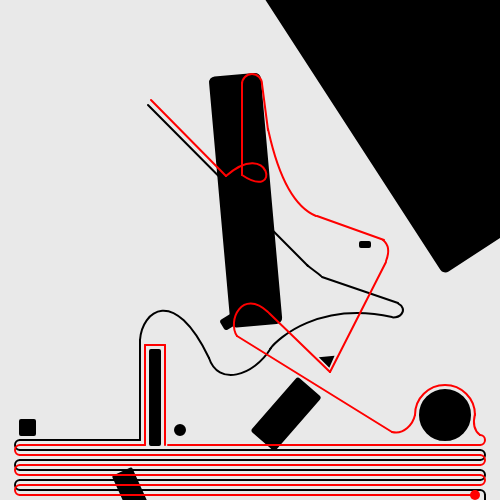
Frame 1 (no input)
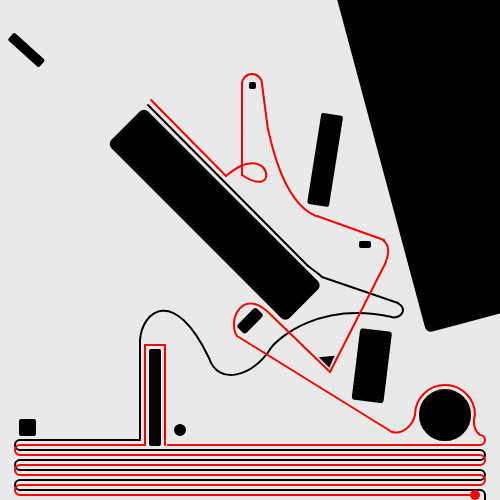
Frame 60 (no input)
Frame 120 (the mouse pressed at the canvas centre since frame 60): identical to frame 60, image omitted

The p5.js sketch that drew these frames (run headless with seeded random() and noise() and a simulated clock; from frame 60 on, the mouse is pressed at the canvas centre):

// p5.js sketch
// ── sketch.js
function setup() {
  createCanvas(500, 500);
}

function draw() {
  background((234, 239, 233));
  stroke(255, 0, 0);
  strokeWeight(1);
  //text(mouseX, 30, 30);
  //text(mouseY, 30, 10);

  //obstacles
  strokeWeight(2);
  stroke(0);
  fill(0);
  rect(150, 350, 10, 95, 1, 1);
  fill("black");
  circle(180, 430, 10);
  fill("black");
  circle(445, 415, 50);

  rect(20, 420, 15, 15, 1, 1);
  rect(250, 83, 5, 5, 1, 1);
  rect(360, 242, 10, 5, 1, 1);
  triangle(329,366,321,358,333,357)

  push();
  translate(250, 250);
  rectMode(CENTER);
  rotate(345);
  rect(350, -50, 400, 350, 0, 5);
  pop();

  //obstacles rotated
  push();
  translate(250, 250);
  rectMode(CENTER);
  rotate(45);
  rect(50, 50, 10, 25, 2, 2);
  pop();

  push();
  translate(250, 250);
  rectMode(CENTER);
  rotate(7);
  rect(135, 100, 30, 70, 2, 2);
  rotate(125);
  rect(1, 300, 8, 40, 1, 1);
  pop();

  push();
  translate(250, 250);
  rectMode(CENTER);
  rotate(135);
  rect(0, 50, 50, 250, 5, 5);
  pop();

  push();
  translate(180, 309);
  rectMode(CENTER);
  rotate(9);
  rect(120, -170, 20, 90, 1, 1);
  pop();

  noFill();
  bezier(140, 340, 142, 311, 174, 285, 209, 358);
  bezier(209, 358, 218, 386, 253, 377, 271, 348);
  bezier(270, 349, 278, 338, 320, 301, 392, 317);
  //bezier(386, 299, 397, 316, 394, 304, 381, 317);
  bezier(321, 276, 310, 267, 314, 271, 307, 265);  
  
  //lover line vertical
  stroke(0, 0, 0);
  line(485, 495, 485, 500);

  //lover 1line horizontal
  stroke(0, 0, 0);
  drawingContext.setLineDash([]);
  line(20, 490, 480, 490);
  line(20, 480, 480, 480);
  line(20, 470, 480, 470);
  line(20, 460, 480, 460);
  drawingContext.setLineDash([]);
  line(20, 450, 480, 450);
  line(20, 440, 140, 440);
  line(322, 277, 398, 303);

  //line horizontal
  line(140, 440, 140, 340);
  line(148, 105, 308, 266);
  
  
  //lover 1 curves
  noFill();
  angleMode(DEGREES);
  //start arc
  arc(480, 495, 10, 10, 270, 360);
  arc(20, 485, 10, 10, 90, 270);
  arc(480, 475, 10, 10, 270, 90);
  arc(20, 465, 10, 10, 90, 270);
  arc(480, 455, 10, 10, 270, 90);
  arc(20, 445, 10, 10, 90, 270);
  arc(393, 310, 20, 15, -50, 90);
  
  //lover2
  stroke(255, 0, 0);
  line(20, 495, 475, 495);
  line(20, 485, 480, 485);
  line(20, 475, 480, 475);
  line(20, 465, 480, 465);
  line(20, 455, 480, 455);
  line(20, 445, 145, 445);
  line(145, 345, 165, 345);
  line(168, 445, 480, 445);
  line(151, 100, 226, 176);
  
  
  //line horizontal
  line(145, 445, 145, 345);
  line(165, 445, 165, 345);
  line(242, 83, 242, 175);
  
  
  //line angle
  line(392, 432, 237, 336);
  line(269,313,330,372)
  line(330,372,386,262)
  line(317,216,384,240)
  line(262,84,268,130)

    //lover 2 point 
  strokeWeight(10)
  point(475,495)

  //lover2 curves
  strokeWeight(2);
  arc(20, 490, 10, 10, 90, 270);
  arc(480, 480, 10, 10, 270, 90);
  arc(20, 470, 10, 10, 90, 270);
  arc(480, 460, 10, 10, 270, 90);
  arc(20, 450, 10, 10, 90, 270);
  arc(480, 440, 10, 10, 270, 90);
  arc(445, 415, 60, 60, 180, 360);
  bezier(480, 435, 472, 429, 474, 418, 475, 414);
  bezier(415, 415, 413, 424, 404, 435, 392, 432);
  bezier(237, 336, 227, 321, 242, 288, 268, 312);
  bezier(386, 261, 390, 251, 388, 244, 383, 240);
  bezier(316, 216, 282, 202, 270, 137, 268, 129);
  bezier(242, 175, 282, 202, 270, 137, 226, 176);
  arc(252,84,20,20,180,360)
}
